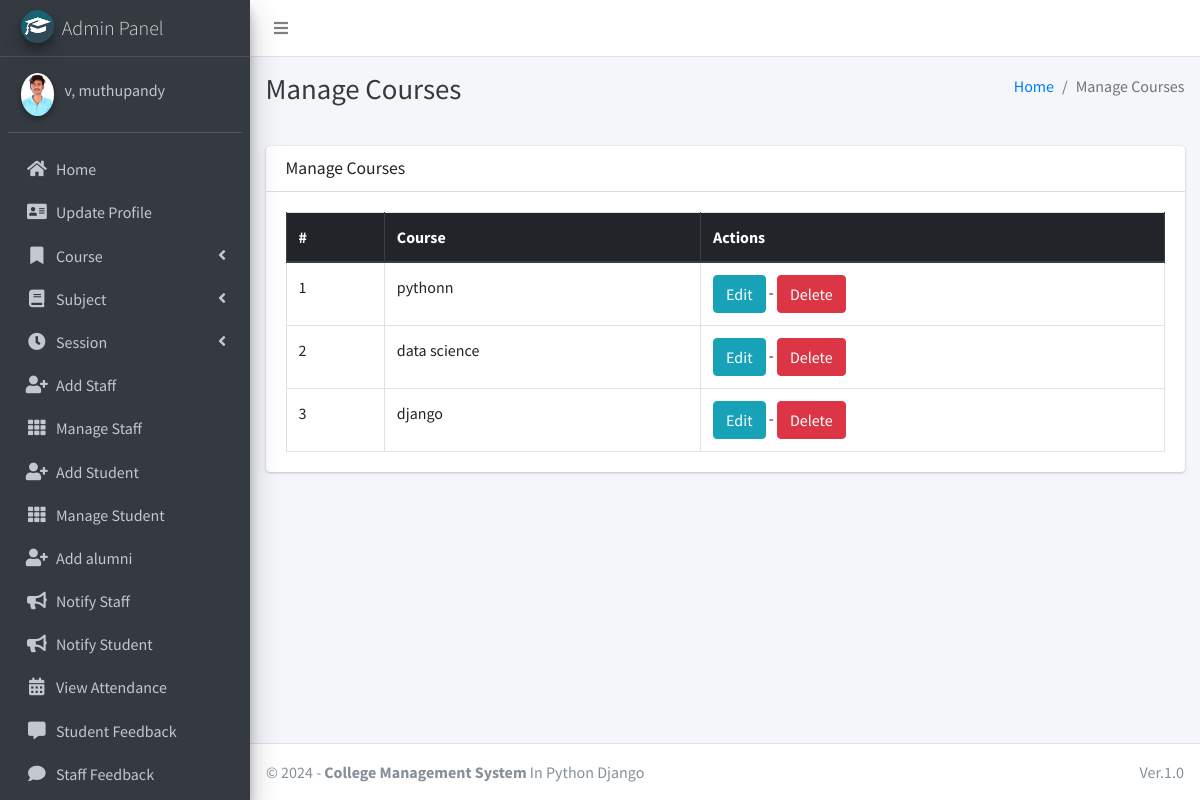
/course/manage/ (signed in), run on the app's committed database.
### main_app/models.py (models this page shows, shortened)
class CustomUser(AbstractUser):
    USER_TYPE = ((1, "HOD"), (2, "Staff"), (3, "Student"),(4, "alumni"))
    GENDER = [("M", "Male"), ("F", "Female")]
    username = None  # Removed username, using email instead
    email = models.EmailField(unique=True)
    user_type = models.CharField(default=1, choices=USER_TYPE, max_length=1)
    gender = models.CharField(max_length=1, choices=GENDER)
    profile_pic = models.ImageField()
    address = models.TextField()
    fcm_token = models.TextField(default="")  # For firebase notifications
    created_at = models.DateTimeField(auto_now_add=True)
    updated_at = models.DateTimeField(auto_now=True)
    USERNAME_FIELD = "email"
    REQUIRED_FIELDS = []
    objects = CustomUserManager()
    def __str__(self):
        return self.last_name + ", " + self.first_name

class Course(models.Model):
    name = models.CharField(max_length=120)
    created_at = models.DateTimeField(auto_now_add=True)
    updated_at = models.DateTimeField(auto_now=True)

### main_app/hod_views.py (the view)
# urls.py: path("course/manage/", hod_views.manage_course, name='manage_course'),
def manage_course(request):
    courses = Course.objects.all()
    context = {
        'courses': courses,
        'page_title': 'Manage Courses'
    }
    return render(request, "hod_template/manage_course.html", context)

### main_app/templates/hod_template/manage_course.html
{% extends 'main_app/base.html' %}
{% load static %}
{% block page_title %}{{page_title}}{% endblock page_title %}
{% block content %}
<section class="content">
    <div class="container-fluid">
        <div class="row">
            <div class="col-md-12">
                <div class="card">
                    <div class="card-header">
                        <h3 class="card-title">{{page_title}}</h3>
                    </div>
                    <div class="card-body">
                        <table id="example2" class="table table-bordered table-hover">
                            <thead class="thead-dark">
                                <tr>
                                    <th>#</th>
                                    <th>Course</th>
                                    <th>Actions</th>
                                </tr>
                            </thead>
                            <tbody>
                                {% for course in courses %}
                                <tr>
                                    <td>{{ forloop.counter }}</td>
                                    <td>{{course.name}}</td>
                                    <td>
                                        <a href="{% url 'edit_course' course.id %}" class="btn btn-info">Edit</a> -
                                        <a href="{% url 'delete_course' course.id %}" onclick="return confirm('Are you sure you want to delete this course ?')" class="btn btn-danger">Delete</a>
                                    </td>
                                </tr>
                                {% endfor %}
                            </tbody>
                        </table>
                    </div>
                </div>
            </div>
        </div>
    </div>
</section>
{% endblock content %}

### main_app/templates/main_app/base.html (shortened to what this page needs)
{% load static %}
<!DOCTYPE html>
<html>
<head>
    <link rel="stylesheet" href="{% static 'plugins/fontawesome-free/css/all.min.css'%} ">
    <link rel="stylesheet" href="https://code.ionicframework.com/ionicons/2.0.1/css/ionicons.min.css">
    <link rel="stylesheet"
        href="{% static 'plugins/tempusdominus-bootstrap-4/css/tempusdominus-bootstrap-4.min.css'%} ">
    <link rel="stylesheet" href="{% static 'plugins/icheck-bootstrap/icheck-bootstrap.min.css'%} ">
    <link rel="stylesheet" href="{% static 'dist/css/adminlte.min.css'%} ">
    <link rel="stylesheet" href="{% static 'plugins/overlayScrollbars/css/OverlayScrollbars.min.css'%} ">
    <link rel="stylesheet" href="{% static 'plugins/daterangepicker/daterangepicker.css'%} ">
</head>
<body class="hold-transition sidebar-mini layout-fixed">
    <div class="wrapper">
        <nav class="main-header navbar navbar-expand navbar-white navbar-light">
            <ul class="navbar-nav">
                <li class="nav-item">
                    <a class="nav-link" data-widget="pushmenu" href="#"><i class="fas fa-bars"></i></a>
                </li>
            </ul>
        </nav>
        {% include "main_app/sidebar_template.html" with user=user %}
        <div class="content-wrapper">
            <div class="content-header">
                <div class="container-fluid">
                    <div class="row mb-2">
                        <div class="col-sm-6">
                            <h1 class="m-0 text-dark">{% block page_title %}{% endblock page_title %}</h1>
                        </div>
                        <div class="col-sm-6">
                            <ol class="breadcrumb float-sm-right">
                                <li class="breadcrumb-item"><a href="#">Home</a></li>
                                <li class="breadcrumb-item active">{{ page_title }}</li>
                            </ol>
                        </div>
                    </div>
                </div>
            </div>
<section class="content">
    <div class="container-fluid">
        <div class="row">
            <div class="col-md-12">
            </div></div></div></section>
            {% block content %}
            {% endblock content %}
        </div>
        {% include "main_app/footer.html" %}
    </div>
</body>
</html>

### main_app/templates/main_app/sidebar_template.html (shortened to what this page needs)
{% load static %}
<aside class="main-sidebar sidebar-dark-info elevation-4">
    {% if request.user.user_type == '1' %}
    <a href="{% url 'admin_home' %}" class="brand-link">
        <img src="{% static 'dist/img/cmsl.png' %} " alt="AdminLTE Logo"
            class="brand-image img-circle elevation-3" >
        <span class="brand-text font-weight-light">Admin Panel</span>
    </a>
    <div class="sidebar">
        <div class="user-panel mt-3 pb-3 mb-3 d-flex">
            <div class="image">
                <img src="{{ request.user.profile_pic}}" class="img-circle elevation-2" alt="User Image">
            </div>
            <div class="info">
                <a href="#" class="d-block">{{user}}</a>
            </div>
        </div>
        <nav class="mt-2">
            <ul class="nav nav-pills nav-sidebar flex-column" data-widget="treeview" role="menu" data-accordion="false">
                <li class="nav-item">
                    {% url 'admin_home' as admin_home %}
                    <a href="{{admin_home}}" class="nav-link {% if admin_home == request.path %} active {% endif %}">
                        <i class="nav-icon fas fa-home"></i>
                        <p>
                            Home
                        </p>
                    </a>
                </li>
                <li class="nav-item">
                    {% url 'admin_view_profile' as admin_view_profile %}
                    <a href="{{admin_view_profile}}"
                        class="nav-link {% if admin_view_profile == request.path %} active {% endif %}">
                        <i class="nav-icon fas fa-address-card"></i>
                        <p>
                            Update Profile
                        </p>
                    </a>
                </li>
                <li class="nav-item has-treeview">
                    <a href="#" class="nav-link">
                        <i class="nav-icon fas fa-bookmark"></i>
                        <p>
                            Course
                            <i class="fas fa-angle-left right"></i>
                        </p>
                    </a>
                </li>
                <li class="nav-item has-treeview">
                    <a href="#" class="nav-link">
                        <i class="nav-icon fas fa-book"></i>
                        <p>
                            Subject
                            <i class="fas fa-angle-left right"></i>
                        </p>
                    </a>
                </li>
                <li class="nav-item has-treeview">
                    <a href="#" class="nav-link">
                        <i class="nav-icon fas fa-clock"></i>
                        <p>
                            Session
                            <i class="fas fa-angle-left right"></i>
                        </p>
                    </a>
                </li>
                <li class="nav-item">
                    {% url 'add_staff' as add_staff %}
                    <a href="{{add_staff}}" class="nav-link {% if add_staff == request.path %} active {% endif %}">
                        <i class="nav-icon fas fa-user-plus"></i>
                        <p>
                            Add Staff
                        </p>
                    </a>
                </li>
                <li class="nav-item">
                    {% url 'manage_staff' as manage_staff %}
                    {% url 'edit_staff' staff_id as edit_staff %}
                    <a href="{{manage_staff}}"
                        class="nav-link {% if manage_staff == request.path or request.path == edit_staff %} active {% endif %}">
                        <i class="nav-icon fas fa-th"></i>
                        <p>
                            Manage Staff
                        </p>
                    </a>
                </li>
                <li class="nav-item">
                    {% url 'add_student' as add_student%}
                    <a href="{{add_student}}" class="nav-link  {% if add_student == request.path %} active {% endif %}">
                        <i class="nav-icon fas fa-user-plus"></i>
                        <p>
                            Add Student
                        </p>
                    </a>
                </li>
                <li class="nav-item">
                    {% url 'manage_student' as manage_student %}
                    {% url 'edit_student' student_id as edit_student %}
                    <a href="{{manage_student}}"
                        class="nav-link  {% if edit_student == request.path or manage_student == request.path %} active {% endif %}">
                        <i class="nav-icon fas fa-th"></i>
                        <p>
                            Manage Student
                        </p>
                    </a>
                </li>
                <li class="nav-item">
                    {% url 'add_alumni' as add_alumni %}
                    <a href="{{add_alumni}}"
                        class="nav-link {% if add_alumni == request.path %} active {% endif %}">
                        <i class="nav-icon fas fa-user-plus"></i>
                        <p>
                            Add alumni
                        </p>
                    </a>
                </li>
                <li class="nav-item">
                    {% url 'admin_notify_staff' as admin_notify_staff %}
                    <a href="{{admin_notify_staff}}"
                        class="nav-link {% if admin_notify_staff == request.path %} active {% endif %}">
                        <i class="nav-icon fas fa-bullhorn"></i>
                        <p>
                            Notify Staff
                        </p>
                    </a>
                </li>
                <li class="nav-item">
                    {% url 'admin_notify_student' as admin_notify_student %}
                    <a href="{{admin_notify_student}}"
                        class="nav-link {% if admin_notify_student == request.path %} active {% endif %}">
                        <i class="nav-icon fas fa-bullhorn"></i>
                        <p>
                            Notify Student
                        </p>
                    </a>
                </li>
                <li class="nav-item">
                    {% url 'admin_view_attendance' as admin_view_attendance %}
                <li class="nav-item">
                    <a href="{{admin_view_attendance}}"
                        class="nav-link  {% if admin_view_attendance == request.path %} active {% endif %}">
                        <i class="nav-icon fas fa-calendar-alt"></i>
                        <p>
                            View Attendance
                        </p>
                    </a>
                </li>
                <li class="nav-item">
                    {% url 'student_feedback_message' as student_feedback_message %}
                    <a href="{{ student_feedback_message }}"
                        class="nav-link  {% if student_feedback_message == request.path %} active {% endif %}">
                        <i class="nav-icon fas fa-comment-alt"></i>
                        <p>
                            Student Feedback
                        </p>
                    </a>
                </li>
                <li class="nav-item">
                    {% url 'staff_feedback_message' as staff_feedback_message %}
                    <a href="{{staff_feedback_message}}"
                        class="nav-link   {% if staff_feedback_message == request.path %} active {% endif %}">
                        <i class="nav-icon fas fa-comment"></i>
                        <p>
                            Staff Feedback
                        </p>
                    </a>
                </li>
                                        {% endif %}
                                    </ul>
                                </nav>
                            </div>
</aside>

### main_app/templates/main_app/footer.html
<footer class="main-footer">
    &copy; {% now "Y" %} - <strong>College Management System</strong>
    In Python Django
    <div class="float-right d-none d-sm-inline-block">
       Ver.1.0
    </div>
</footer>

### data on the page
CustomUser: user.profile_pic (picture), last_name+first_name "v, muthupandy"
Course: name "pythonn"
Course: name "data science"
Course: name "django"

### other printed values
{{ page_title }} "Manage Courses"
